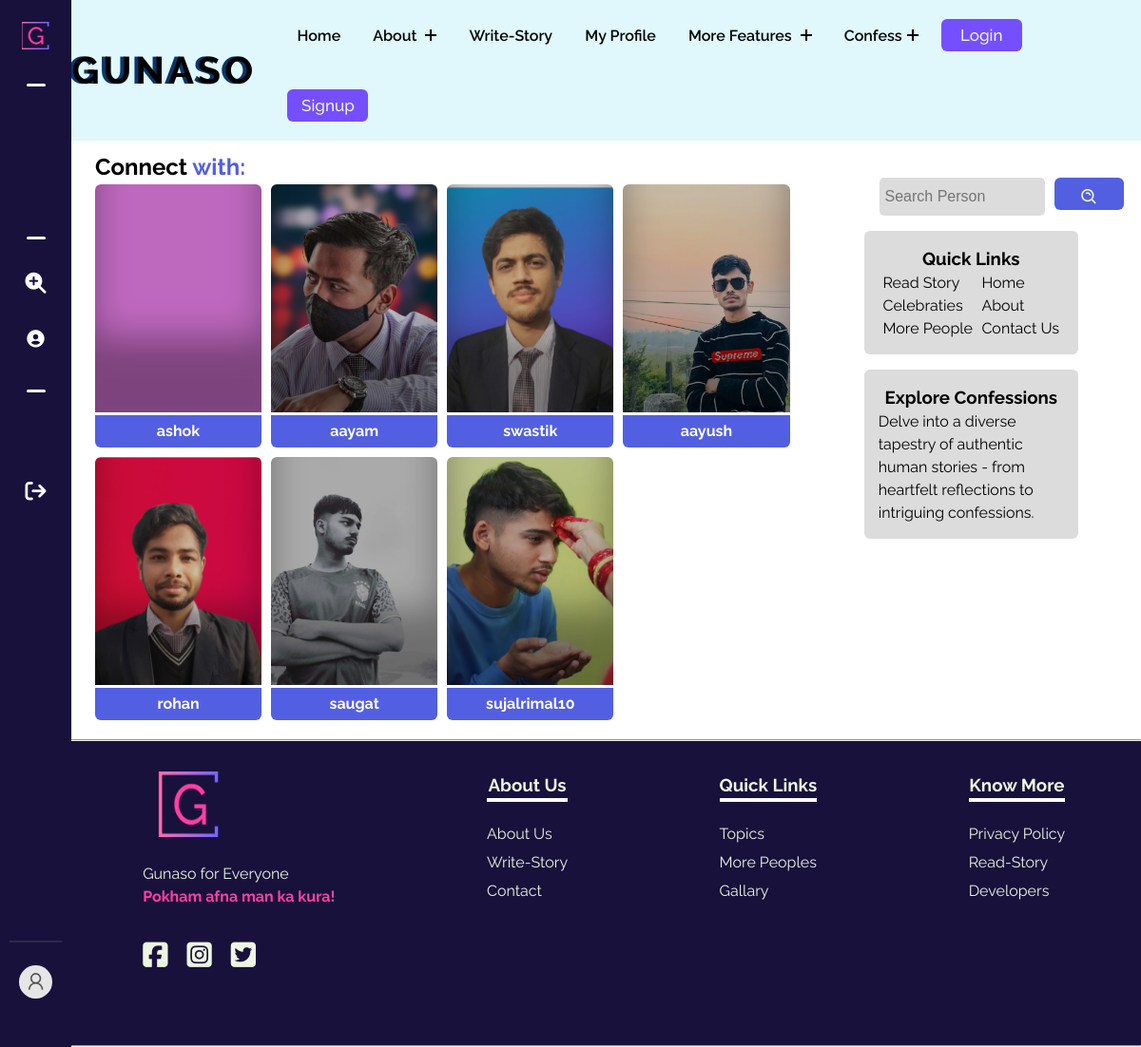
The app's page /persons/ with its own data.
### gunasoApp/models.py (models this page shows, shortened)
class Profile(models.Model):
    user = models.OneToOneField(User, on_delete=models.CASCADE, related_name="Profile")
    image = models.ImageField(upload_to="gunasoApp/images/loggeduserImages", blank=True, default="upload-image")

### gunasoApp/views.py (the view, shortened to what this page needs)
# urls.py: path('persons/',views.persons, name='person'),
def persons(request):
    if request.user.is_anonymous:
        all_users = Profile.objects.all()
        uppercontext = {
            "all_users": all_users,
        }
        return render(request, 'persons.html', uppercontext)

### templates/persons.html (shortened to what this page needs)
{% extends 'base.html' %}
{% load static %}
        {% block base_style%}
        {{ block.super }}
        <link rel="stylesheet" href="{% static 'styles/persons.css' %}">
        {% endblock base_style%}
        {% block content %}
        <div class="famoustopicsmain">
            <div class="containflex">
                <div class="leftside">
                    <h2>Connect <span class="blue">with:</span></h2>
                    <div class="gridcontain">
                        {% for profile in all_users %}
                        <div data-aos="fade-up">
                            <div class="card" style="background-image: url(../media/{{profile.image}});">
                            </div>
                            <div class="linksbtns">
                                <a class="usernameanchor" href="../user/{{ profile.user }}">{{ profile.user }}</a>
                            </div>
                        </div>
                        {% endfor %}
                    </div>
                </div>
                <div class="rightside">
                    <div class="searchdiv" data-aos="fade-down">
                        <form method="get" action="{% url 'searchperson' %}">
                            <input class="searchinp" type="search" placeholder="Search Person" aria-label="Search"
                                name="query" id="query">
                            <button class="copybtn" type="submit" style="margin: 0;">
                                <i class='bx bx-search-alt'></i>
                            </button>
                        </form>
                    </div>
                    <div class="catandside">
                        <div class="categoriesdiv" data-aos="fade-down">
                            <h3>Quick Links</h3>
                            <div class="uls">
                                <ul class="lineone">
                                    <li><a href="/read-story">Read Story</a></li>
                                    <li><a href="/topics">Celebraties</a></li>
                                    <li><a href="#">More People</a></li>
                                </ul>
                                <ul class="lineone">
                                    <li><a href="/">Home</a></li>
                                    <li><a href="/about">About</a></li>
                                    <li><a href="/contact">Contact Us</a></li>
                                </ul>
                            </div>
                        </div>
                        <div class="categoriesdiv" data-aos="fade-up">
                            <h3>Explore Confessions</h3>
                            <p>Delve into a diverse tapestry of authentic human stories - from heartfelt reflections to
                                intriguing confessions.</p>
                        </div>
                    </div>
                </div>
            </div>
        </div>
        {% endblock %}

### static/styles/base.css (style rules this page uses)
:root { --dark: #754ffe; --darkgreen: #379683; --bcolor: #5CDB95; --cooltexr: #4a4b65; --backupgreen: #8EE4AF; --para: #EDF5E1; --mainheading: #FFF; --hotish: #FF3FA4; --skyblue: #525FE1; --footer: #18113c; }
body { line-height: 1.5; font-family: "Raleway", sans-serif; font-weight: 400; }
* { margin: 0; padding: 0; box-sizing: border-box; }
ul { z-index: 11; list-style: none; margin: 0; padding: 0; }
a { text-decoration: none; }
input, textarea, button, select, a, i { -webkit-tap-highlight-color: transparent; }
button { cursor: pointer; background-color: #754ffe; font-family: inherit; display: inline-block; width: 5em; height: 2em; line-height: 1.9em; margin: 20px; position: relative; overflow: hidden; border: 2px solid var(--color); transition: color .5s; font-size: 17px; border-radius: 6px; font-weight: 500; color: var(--para); }
button:before { content: ""; position: absolute; z-index: -1; background: var(--skyblue); height: 150px; width: 200px; border-radius: 50%; }
button:before { top: 100%; left: 100%; transition: all .7s; }

### static/styles/persons.css (style rules this page uses)
* { margin: 0; padding: 0; box-sizing: border-box; }
:root { --dark: #05386B; --darkgreen: #379683; --bcolor: #5CDB95; --backupgreen: #8EE4AF; --para: #EDF5E1; --mainheading: #FFF; --hotish: #FF3FA4; --skyblue: #525FE1; --deepdark: #1010; }
.blue { color: var(--skyblue); }
.copybtn { cursor: pointer; background-color: var(--skyblue); font-family: inherit; display: inline-block; width: 5em; height: 2em; line-height: 1.9em; margin: 10px 0; position: relative; overflow: hidden; border: 2px solid var(--color); transition: color .5s; z-index: 1; font-size: 17px; border-radius: 6px; font-weight: 500; color: var(--para); }
.copybtn:before { content: ""; position: absolute; z-index: -1; background: var(--skyblue); height: 150px; width: 200px; border-radius: 50%; }
.copybtn:before { top: 100%; left: 100%; transition: all .7s; }
.famoustopicsmain { margin: 0 .5rem 0 5rem; }
.containflex { padding: 10px; display: flex; gap: 20px; }
.gridcontain { display: grid; gap: 10px; grid-template-columns: repeat(4, 1fr) }
.card { padding: 6px; height: 30vh; border-top-left-radius: 6px; border-top-right-radius: 6px; box-shadow: rgba(0, 0, 0, 0.35) 0px -80px 36px -1px inset; background-color: violet; background-size: cover; background-position: center; background-repeat: no-repeat; filter: brightness(80%); }
a { text-decoration: none; }
.usernameanchor { display: flex; justify-content: center; font-weight: bold; margin-top: 3px; font-size: 16px; background-color: var(--skyblue); padding: 5px 10px; border-bottom-left-radius: 6px; border-bottom-right-radius: 6px; width: inherit; color: #ffffff; }
.linksbtns { display: flex; flex-direction: column; gap: 5px; }
.leftside { padding: 0 10px 10px 10px; flex-basis: 70%; }
.rightside { padding-top: 13px; flex-basis: 30%; border-radius: 6px; }
.searchdiv { margin-top: 1rem; display: flex; align-items: center; margin-left: 4rem; }
.searchdiv form { display: flex; gap: 10px; }
.searchdiv i { line-height: 5vh; font-size: 20px; }
.searchinp { padding: 6px; width: 78%; background-color: gainsboro; height: 5vh; }
.searchinp { border: none; font-size: 16px; border-radius: 5px; }
.catandside { display: flex; flex-direction: column; align-items: center; }
.categoriesdiv { margin-top: 1rem; border-radius: 6px; padding: 15px; background-color: gainsboro; text-align: center; width: 70%; }
.categoriesdiv p { text-align: left; }
.uls { display: flex; justify-content: space-around; }
.uls ul { text-align: left; }
.uls ul li a { text-decoration: none; color: #000; cursor: pointer; }

### records on screen
Profile: user "ashok"
Profile: image (picture), user "aayam"
Profile: image (picture), user "swastik"
Profile: image (picture), user "aayush"
Profile: image (picture), user "rohan"
Profile: image (picture), user "saugat"
Profile: image (picture), user "sujalrimal10"
